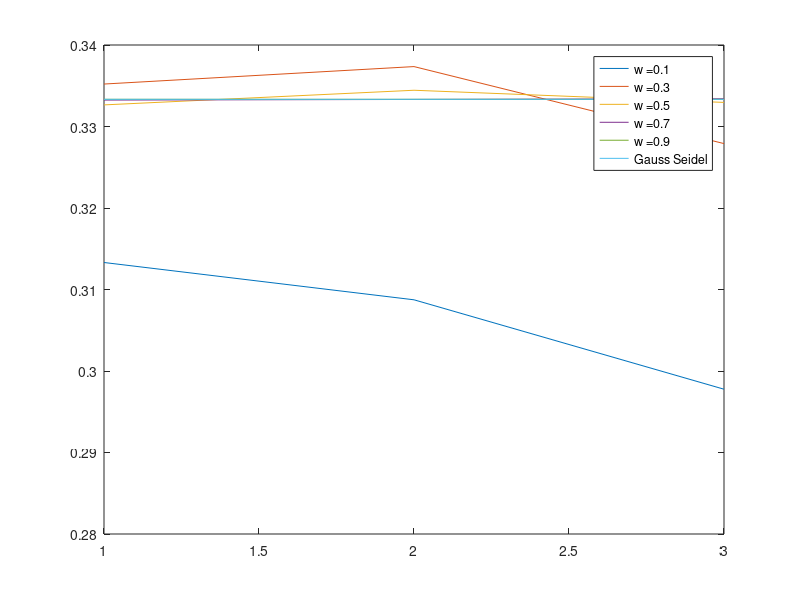

The MATLAB script that drew this image:
clearvars;
clc;
close all;

A = [1 1/2 1/3
    1/3 1 1/2
    1/2 1/3 1];
b = [11/18
    11/18
    11/18];



[n1,N] = size(A);
% N=input('N:');
% A=input('A:');
%w=input('w:');
% w=0:0.2:1
% A=reshape(A,[N,N]);
% A=A.'
% 
% b=input('b:');
% b=b';

L = zeros(N);
D = L;
U = D;

for i = 1:N
    for j=1:i-1
       L(i,j) = A(i,j); 
    end
    
    for j=i:i
       D(i,j) = A(i,j); 
    end
    
    for j=i+1:N
       U(i,j) = A(i,j); 
    end
    
end
L
D
U
I = eye(N);
act = (I/A)*b;
x0 = zeros(N,1);
% 
% 
%Richardson
err = act - x0;
lastx = x0;
cnt = 0;
while (norm(err) > 1e-6) && (cnt < 200)
    cnt = cnt + 1;
    
    x = (I - A)*lastx;
    x = x + b
    
    lastx = x;
    
    err = act - x;
    
end
disp(max(abs(eig(I-A))))
Richardson_cnt = cnt
Richardson_sol = x
% % 
% %Jacobi
err = act - x0;
lastx = x0;
cnt = 0;
while (norm(err) > 1e-6) && (cnt < 200)
    cnt = cnt + 1;
    
    x = -(I/D)*(L + U)*lastx;
    x = x + (I/D)*b
    
    lastx = x;
    
    err = act - x;
end
disp(max(abs(eig(-(I/D)*(L + U)))))
Jacobi_cnt = cnt
Jacobi_sol = x


%Gauss-Seidel
err = act - x0;
(I/(L + D))
lastx = x0;
cnt = 0;
while (norm(err) > 1e-6) && (cnt < 200)
    cnt = cnt + 1;

    x = -(I/(L + D))*(U)*lastx;
    x = x + (I/(L + D))*b
    
    lastx = x;
    
    err = act - x;
end
disp(max(abs(eig(-(I/(L + D))*U))))
Gauss_Seidel_cnt = cnt
Gauss_Seidel_sol = x


%SOR

i=1;
str={}
ini=0.1
for w=ini:0.2:1

    err = act - x0;
    lastx = x0;
    cnt = 0;
    while (norm(err) > 1e-6) && (cnt < 13 )
        cnt = cnt + 1;

        x = (I/(D+w*L))*((1-w)*D - w*U)*lastx + w*(I/(D + w*L))*b;

        lastx = x;

        err = act - x;
    end

    if w==ini
        str = {strcat('w = ' , num2str(w))} ; % at the end of first loop, z being loop output
    else
        str = [str , strcat('w = ' , num2str(w))]; % after 2nd loop
    end
% plot your data
    plot(x)
    hold on;
    
    
    SOR = cnt
    SOR_sol = x
    
    
end
   
%plot your data
plot(Gauss_Seidel_sol)
str = [str , strcat('Gauss Seidel' )]; % after 2nd loop
legend(str{:})
%legend(str(0))
%ylabel('Error abs(Gauss Seidel - SOR)')
    SOR = cnt
    SOR_sol = x

%  ylim([-0.002 0.05])
%  xlim([0.9999 3.001])